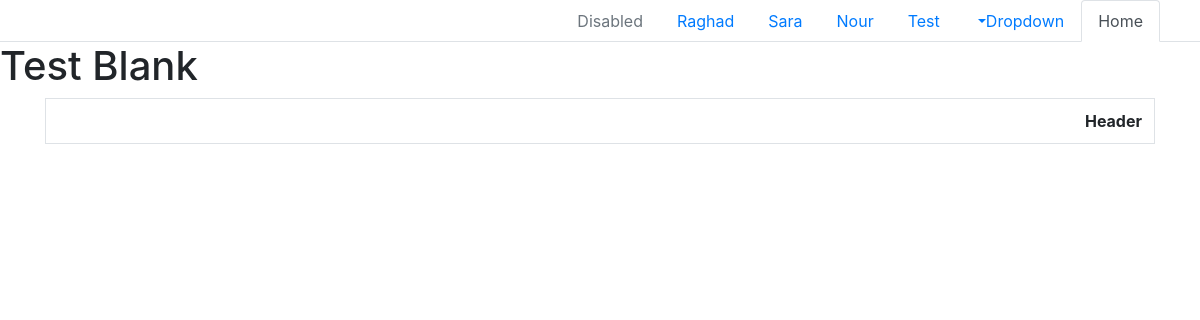
The app's page /test_blank.php, older data.
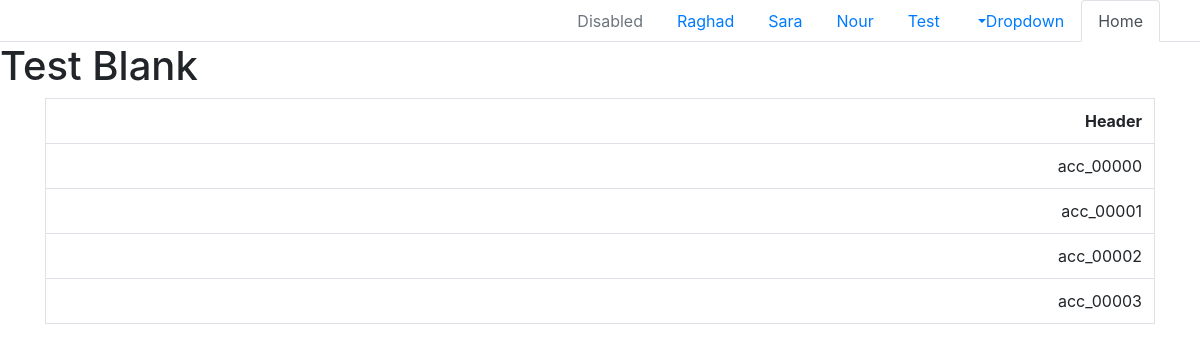
The same page, newer data.
### tables this page shows
CREATE TABLE `accounts` (
  `id` int(11) NOT NULL AUTO_INCREMENT,
  `code` varchar(250) NOT NULL,
  `name` varchar(250) DEFAULT NULL,
  `phone` varchar(250) DEFAULT NULL,
  `email` varchar(250) DEFAULT NULL,
  `account_id` int(11) NOT NULL DEFAULT 0,
  `city` varchar(250) DEFAULT NULL,
  `state` varchar(250) DEFAULT NULL,
  `location` varchar(250) DEFAULT NULL,
  `note` varchar(250) DEFAULT NULL,
  `fund` varchar(250) NOT NULL,
  `type` varchar(250) NOT NULL,
  `created_at` timestamp NOT NULL DEFAULT current_timestamp(),
  `updated_at` timestamp NOT NULL DEFAULT current_timestamp(),
  PRIMARY KEY (`id`)
);

### sql/sql_queries.php (called while the page is built, shortened)
<?php
function select($table , $columns =' * ')
{
    $col = $columns;
    $sql="select $col  from ";
    if(!is_array($table))
          return $sql . $table;
     else
         $sql = $sql . getStrFromList($table);
     return $sql;
}
?>

### test_blank.php (the view, shortened to what this page needs)
<?php
include('include/nav.php');
?>
<h1>Test Blank</h1>
<div class="container" id="container">
    <table class="table border">
        <tr>
            <th>Header</th>
        </tr>
        <?php
             $select = select('accounts');
             $select_exec = mysqli_query($con, $select);
            foreach(mysqli_fetch_all($select_exec) as $row)
                echo "<tr ondblclick='open_account_with_id(\"".$row[0]."\")'>
                    <td>".
                        $row[1]
                    ."</td>
                </tr></a>"
        ?>
    </table>
</div>

### include/css.php
<link rel="stylesheet" href="../css/bootstrap.min.css">
<link rel="stylesheet" href="../css/style.css">

### include/nav.php (shortened to what this page needs)
<?php
    include('css.php');
    include('sql/sql_queries.php');
?>
<ul class="nav nav-tabs">
  <li class="nav-item">
    <a class="nav-link active" href="index.php">Home</a>
  </li>
  <li class="nav-item dropdown">
    <a class="nav-link dropdown-toggle" data-toggle="dropdown" href="#" role="button" aria-haspopup="true" aria-expanded="false">Dropdown</a>
  </li>
  <li class="nav-item">
    <a class="nav-link" href="test_index.php">Test</a>
  </li>
  <li class="nav-item">
    <a class="nav-link" href="test_noor.php">Nour</a>
  </li>
  <li class="nav-item">
    <a class="nav-link" href="test_sara.php">Sara</a>
  </li>
  <li class="nav-item">
    <a class="nav-link" href="test_rgd.php">Raghad</a>
  </li>
  <li class="nav-item">
    <a class="nav-link disabled" href="#">Disabled</a>
  </li>
</ul>

### css/style.css (style rules this page uses)
* { direction: rtl; }

Row changes from the older to the newer data that the page shows:
added accounts: code "acc_00000"
added accounts: code "acc_00001"
added accounts: code "acc_00002"
added accounts: code "acc_00003"
